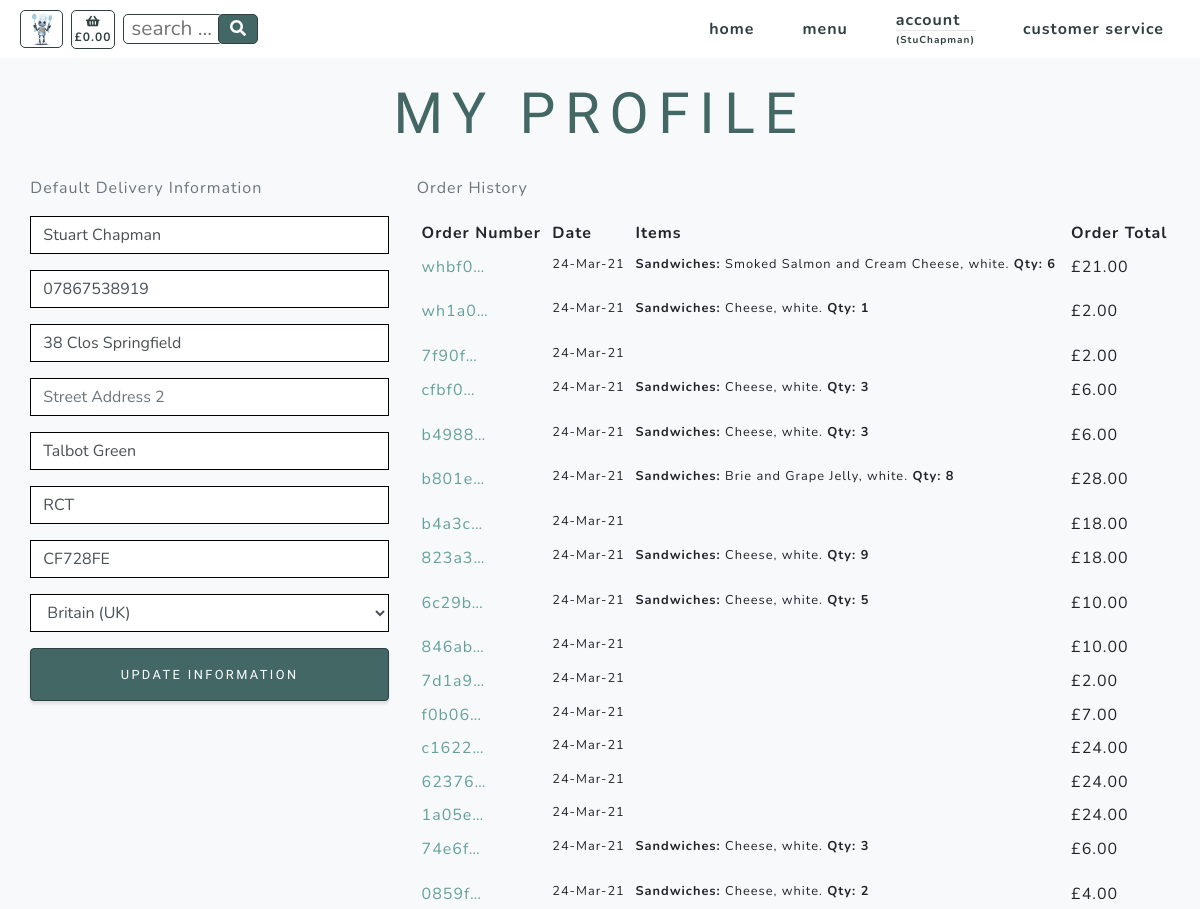
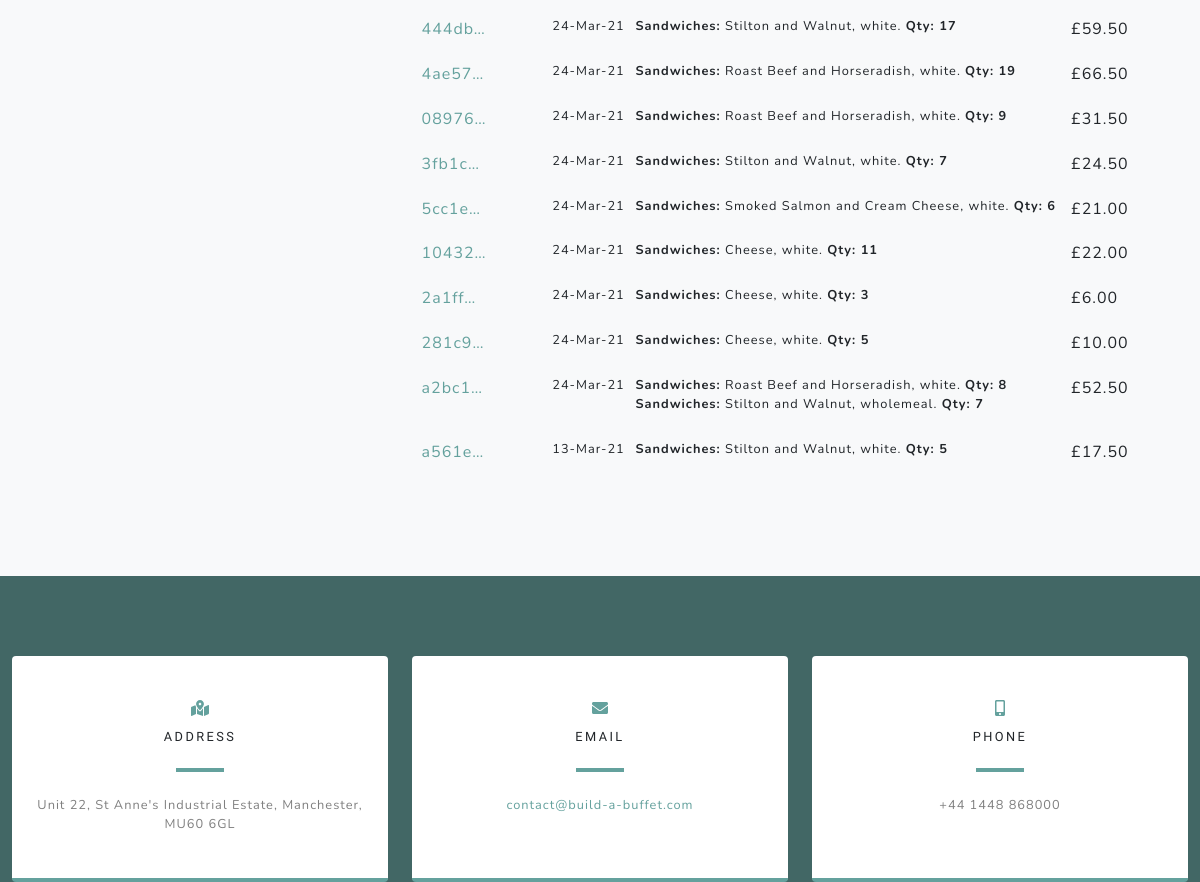
/profiles/ (signed in), run on an earlier commit of the app's database (2 pictures, top to bottom).
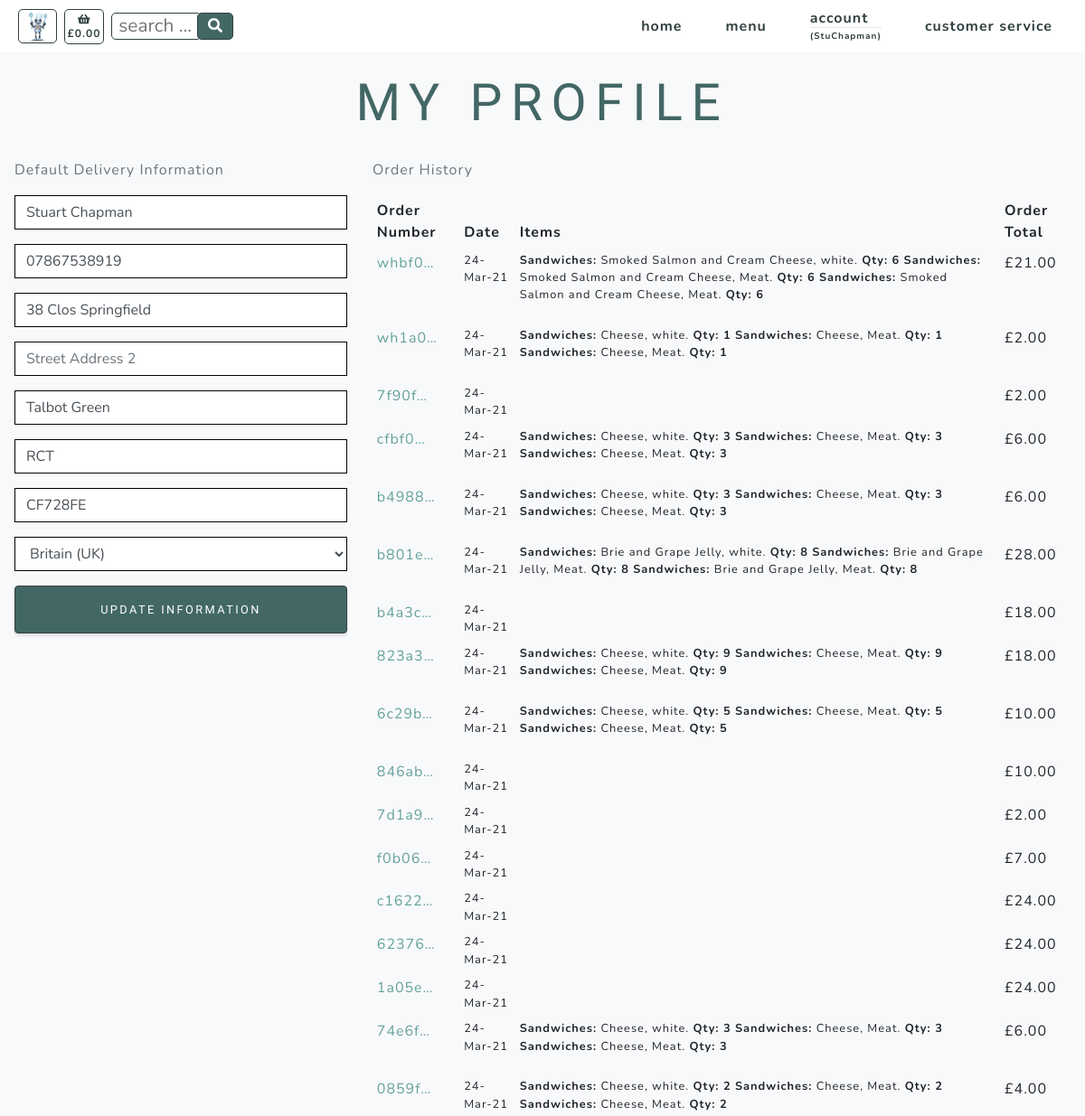
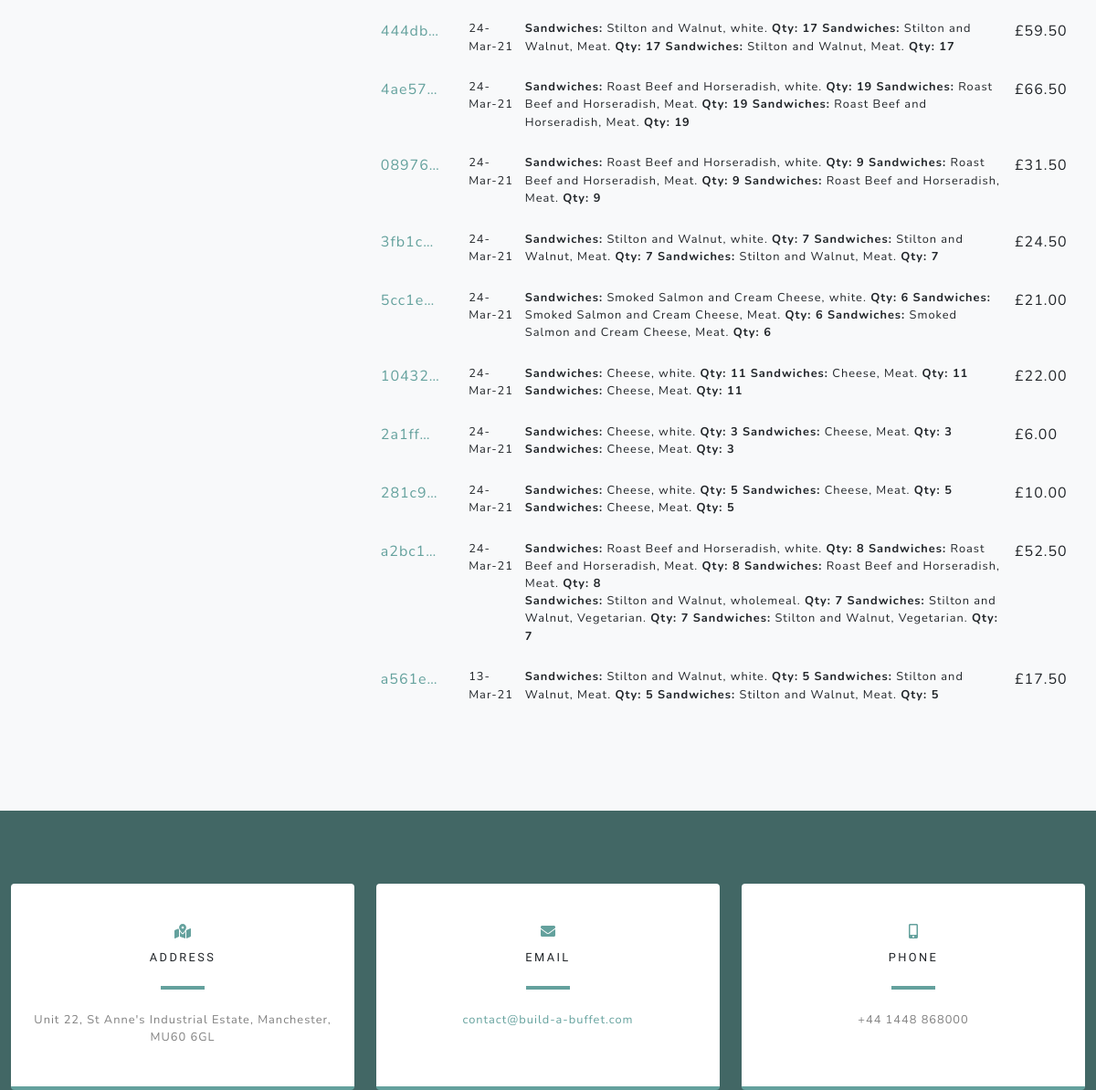
And on a later commit of the database (2 pictures, top to bottom).
### checkout/models.py (models this page shows, shortened)
class Order(models.Model):
    customer_name = models.CharField(max_length=50, null=False, blank=False)
    order_number = models.CharField(max_length=32, null=False, editable=False)
    cookie = models.CharField(max_length=32, null=False, editable=False)
    full_name = models.CharField(max_length=50, null=False, blank=False)
    email = models.EmailField(max_length=254, null=False, blank=False)
    phone_number = models.CharField(max_length=20, null=False, blank=False)
    country = CountryField(blank_label='Country *', null=False, blank=False)
    postcode = models.CharField(max_length=20, null=True, blank=True)
    town_or_city = models.CharField(max_length=40, null=False, blank=False)
    street_address1 = models.CharField(max_length=80, null=False, blank=False)
    street_address2 = models.CharField(max_length=80, null=True, blank=True)
    county = models.CharField(max_length=80, null=True, blank=True)
    date = models.DateTimeField(auto_now_add=True)
    delivery_cost = models.DecimalField(max_digits=6, decimal_places=2, null=False, default=0)
    order_total = models.DecimalField(max_digits=10, decimal_places=2, null=False, default=0)
    grand_total = models.DecimalField(max_digits=10, decimal_places=2, null=False, default=0)
    stripe_pid = models.CharField(max_length=254, null=False, blank=False, default='')
    user_profile = models.ForeignKey(UserProfile, on_delete=models.SET_NULL,
                                     null=True, blank=True,
                                     related_name='orders')

class Order_items(models.Model):
    class Meta:
        verbose_name_plural = 'Order_items'
    order_number = models.CharField(max_length=32, null=False, editable=False)
    cookie = models.CharField(max_length=32, null=False, editable=False)
    item_number = models.DecimalField(max_digits=8, decimal_places=0)
    category = models.CharField(max_length=254)
    name = models.CharField(max_length=254)
    servings = models.DecimalField(max_digits=3, decimal_places=0)
    option = models.CharField(max_length=254)
    total_price = models.DecimalField(max_digits=6, decimal_places=2, null=True, blank=True)

### products/models.py (models this page shows, shortened)
class Options(models.Model):
    class Meta:
        verbose_name_plural = 'Options'
    category = models.ForeignKey('Category', null=True,
                                 on_delete=models.SET_NULL)
    id_no = models.CharField(max_length=254, null=True)
    option1 = models.CharField(max_length=24)
    option2 = models.CharField(max_length=24)
    option3 = models.CharField(max_length=24)

### profiles/views.py (the view)
# urls.py: path('', views.profile, name='profile'),
@login_required
def profile(request):
    profile = get_object_or_404(UserProfile, user=request.user)
    if request.method == 'POST':
        form = UserProfileForm(request.POST, instance=profile)
        if form.is_valid():
            form.save()
            messages.success(request, 'Profile updated successfully')
        else:
            messages.success(request, 'There was an error updating your profile - please try again')
    else:
        form = UserProfileForm(instance=profile)
    options = Options.objects.all()
    orders = Order.objects.filter(customer_name=profile)
    items = Order_items.objects.none()
    x = -1
    for order in orders:
        x = x + 1
        order_number = Order.objects.filter(customer_name=profile)[x].order_number
        order_items = Order_items.objects.filter(order_number=order_number)
        items = items | order_items
    orders = orders.order_by('-date')
    context = {
        'form': form,
        'orders': orders,
        'items': items,
        'options': options,
        'on_profile_page': True
    }
    return render(request, 'profiles/profile.html', context)

### profiles/forms.py
class UserProfileForm(forms.ModelForm):
    class Meta:
        model = UserProfile
        exclude = ('user',)
    def __init__(self, *args, **kwargs):
        super().__init__(*args, **kwargs)
        placeholders = {
            'default_full_name': 'Full Name',
            'default_phone_number': 'Phone Number',
            'default_postcode': 'Postal Code',
            'default_town_or_city': 'Town or City',
            'default_street_address1': 'Street Address 1',
            'default_street_address2': 'Street Address 2',
            'default_county': 'County, State or Locality',
        }
        self.fields['default_phone_number'].widget.attrs['autofocus'] = True
        for field in self.fields:
            if field != 'default_country':
                if self.fields[field].required:
                    placeholder = f'{placeholders[field]} *'
                else:
                    placeholder = placeholders[field]
                self.fields[field].widget.attrs['placeholder'] = placeholder
            self.fields[field].widget.attrs['class'] = 'border-black rounded-0 profile-form-input'
            self.fields[field].label = False

### profiles/templates/profiles/profile.html (shortened to what the changed rows need)
{% extends "base.html" %}
{% load static %}
{% block content %}
    <section class="products-section bg-light" id="products">
        <div class="container">
            <div class="row justify-content-center no-gutters">
                <div class="col-xl-12">
                    <h1 class="product-text-one mx-auto text-uppercase text-center flex-margin-b text-blue">My Profile</h1>
                </div>
                <div class="row">
                    <div class="col-12 col-lg-8">
                        <div class="order-history table-responsive">
                            <table class="table table-sm table-borderless">
                                <thead>
                                    <tr>
                                        <th>Order Number</th>
                                        <th>Date</th>
                                        <th>Items</th>
                                        <th>Order Total</th>
                                    </tr>
                                </thead>
                                <tbody>
                                    {% for order in orders %}
                                        <tr>
                                            <td>
                                                <a href="{% url 'order_success' order.order_number %}"
                                                title="{{ order.order_number }}">
                                                    {{ order.order_number|truncatechars:6 }}
                                                </a>
                                            </td>
                                            <td class="small">{{ order.date|date:'d-M-y' }}</td>
                                            <td>
                                                <ul class="list-unstyled">
                                                    {% for item in items %}
                                                        {% if item.order_number == order.order_number %}
                                                            <li class="small">
                                                                {% if item.option == "selected-one" %}
                                                                    {% for option in options %}
                                                                        <b>{{ item.category.title }}:</b> {{ item.name }}, {{ option.option1 }}. <b>Qty: {{ item.servings }}</b>
                                                                    {% endfor %}
                                                                {% endif %}
                                                                {% if item.option == "selected-three" %}
                                                                    {% for option in options %}
                                                                        <b>{{ item.category.title }}:</b> {{ item.name }}, {{ option.option3 }}. <b>Qty: {{ item.servings }}</b>
                                                                    {% endfor %}
                                                                {% endif %}
                                                            </li>
                                                        {% endif %}
                                                    {% endfor %}
                                                </ul>
                                            </td>
                                            <td>£{{ order.order_total }}</td>
                                        </tr>
                                    {% endfor %}
                                </tbody>
                            </table>
                        </div>
                    </div>
                </div>
            </div>
        </div>
    </section>
{% endblock %}

What changed in the data, as far as the page shows it:
added Options: {{ item.category.title }} "Sandwiches", {{ item.name }} "Smoked Salmon and Cream Cheese", option1 "Meat", {{ item.servings }} "6", {{ item.name }} "Cheese", {{ item.servings }} "1", {{ item.servings }} "3", {{ item.name }} "Brie and Grape Jelly", {{ item.servings }} "8", {{ item.servings }} "9", {{ item.servings }} "5", {{ item.servings }} "2", {{ item.name }} "Stilton and Walnut", {{ item.servings }} "17", {{ item.name }} "Roast Beef and Horseradish", {{ item.servings }} "19", {{ item.servings }} "7", {{ item.servings }} "11", option3 "Vegetarian"
added Options: {{ item.category.title }} "Sandwiches", {{ item.name }} "Smoked Salmon and Cream Cheese", option1 "Meat", {{ item.servings }} "6", {{ item.name }} "Cheese", {{ item.servings }} "1", {{ item.servings }} "3", {{ item.name }} "Brie and Grape Jelly", {{ item.servings }} "8", {{ item.servings }} "9", {{ item.servings }} "5", {{ item.servings }} "2", {{ item.name }} "Stilton and Walnut", {{ item.servings }} "17", {{ item.name }} "Roast Beef and Horseradish", {{ item.servings }} "19", {{ item.servings }} "7", {{ item.servings }} "11", option3 "Vegetarian"
